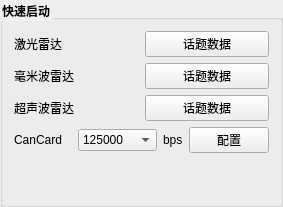
                  <widget class="QGroupBox" name="groupBox_8">
                   <property name="font">
                    <font>
                     <weight>75</weight>
                     <bold>true</bold>
                    </font>
                   </property>
                   <property name="styleSheet">
                    <string notr="true">QGroupBox::title{
font-size: 15px ;
front-weight: bold ;
}</string>
                   </property>
                   <property name="title">
                    <string>快速启动</string>
                   </property>
                   <property name="flat">
                    <bool>false</bool>
                   </property>
                   <property name="checkable">
                    <bool>false</bool>
                   </property>
                   <layout class="QVBoxLayout" name="verticalLayout_6">
                    <item>
                     <layout class="QVBoxLayout" name="verticalLayout_23">
                      <item>
                       <layout class="QHBoxLayout" name="horizontalLayout_18">
                        <item>
                         <widget class="QLabel" name="label_30">
                          <property name="minimumSize">
                           <size>
                            <width>0</width>
                            <height>20</height>
                           </size>
                          </property>
                          <property name="maximumSize">
                           <size>
                            <width>16777215</width>
                            <height>20</height>
                           </size>
                          </property>
                          <property name="text">
                           <string>激光雷达    </string>
                          </property>
                         </widget>
                        </item>
                        <item>
                         <layout class="QHBoxLayout" name="horizontalLayout_laser"/>
                        </item>
                        <item>
                         <widget class="QPushButton" name="pushButton_topic_lidar">
                          <property name="text">
                           <string>话题数据</string>
                          </property>
                         </widget>
                        </item>
                       </layout>
                      </item>
                      <item>
                       <layout class="QHBoxLayout" name="horizontalLayout_25">
                        <item>
                         <widget class="QLabel" name="label_35">
                          <property name="minimumSize">
                           <size>
                            <width>0</width>
                            <height>20</height>
                           </size>
                          </property>
                          <property name="maximumSize">
                           <size>
                            <width>16777215</width>
                            <height>20</height>
                           </size>
                          </property>
                          <property name="text">
                           <string>毫米波雷达</string>
                          </property>
                         </widget>
                        </item>
                        <item>
                         <layout class="QHBoxLayout" name="horizontalLayout_laser2"/>
                        </item>
                        <item>
                         <widget class="QPushButton" name="pushButton_topic_radar">
                          <property name="text">
                           <string>话题数据</string>
                          </property>
                         </widget>
                        </item>
                       </layout>
                      </item>
                      <item>
                       <layout class="QHBoxLayout" name="horizontalLayout_45">
                        <item>
                         <widget class="QLabel" name="label_65">
                          <property name="minimumSize">
                           <size>
                            <width>0</width>
                            <height>20</height>
                           </size>
                          </property>
                          <property name="maximumSize">
                           <size>
                            <width>16777215</width>
                            <height>20</height>
                           </size>
                          </property>
                          <property name="text">
                           <string>超声波雷达</string>
                          </property>
                         </widget>
                        </item>
                        <item>
                         <layout class="QHBoxLayout" name="horizontalLayout_tof"/>
                        </item>
                        <item>
                         <widget class="QPushButton" name="pushButton_topic_tof">
                          <property name="text">
                           <string>话题数据</string>
                          </property>
                         </widget>
                        </item>
                       </layout>
                      </item>
                      <item>
                       <layout class="QHBoxLayout" name="horizontalLayout_90">
                        <item>
                         <widget class="QLabel" name="label_40">
                          <property name="minimumSize">
                           <size>
                            <width>0</width>
                            <height>20</height>
                           </size>
                          </property>
                          <property name="maximumSize">
                           <size>
                            <width>16777215</width>
                            <height>20</height>
                           </size>
                          </property>
                          <property name="text">
                           <string>CanCard   </string>
                          </property>
                         </widget>
                        </item>
                        <item>
                         <widget class="QComboBox" name="comboBox_can_cfg">
                          <item>
                           <property name="text">
                            <string>125000</string>
                           </property>
                          </item>
                          <item>
                           <property name="text">
                            <string>500000</string>
                           </property>
                          </item>
                          <item>
                           <property name="text">
                            <string>1000000</string>
                           </property>
                          </item>
                         </widget>
                        </item>
                        <item>
                         <widget class="QLabel" name="label_24">
                          <property name="text">
                           <string>bps</string>
                          </property>
                         </widget>
                        </item>
                        <item>
                         <widget class="QPushButton" name="pushButton_can_cfg">
                          <property name="text">
                           <string>配置</string>
                          </property>
                         </widget>
                        </item>
                       </layout>
                      </item>
                     </layout>
                    </item>
                    <item>
                     <spacer name="verticalSpacer_14">
                      <property name="orientation">
                       <enum>Qt::Vertical</enum>
                      </property>
                      <property name="sizeHint" stdset="0">
                       <size>
                        <width>20</width>
                        <height>40</height>
                       </size>
                      </property>
                     </spacer>
                    </item>
                   </layout>
                  </widget>
